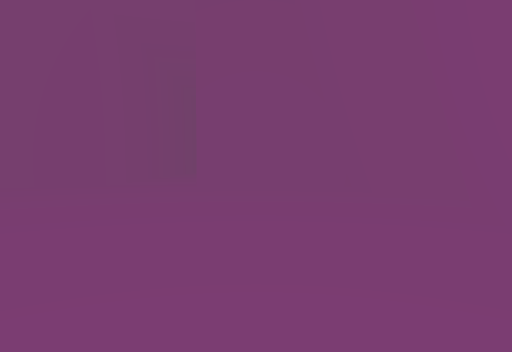
[1] (above)

16 first-person views from a walk through a 3-D level made in the Godot game engine. The camera is 1.3 m above the floor, tilts 2° down and sees 70° across. The floor is counted in squares, 2 m on a side. Each view is taken from the middle of a square. On the plan, view 1 faces up. The plan holds only what a view shows up to about 11 squares ahead; the rest is blank. The place goes on beyond the plan.

[2]
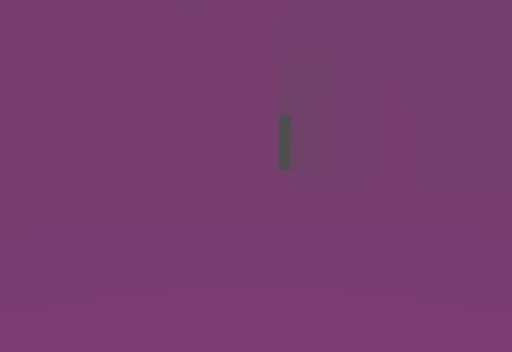

[3]
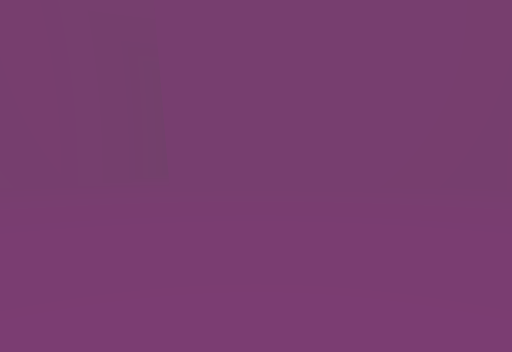

[4]
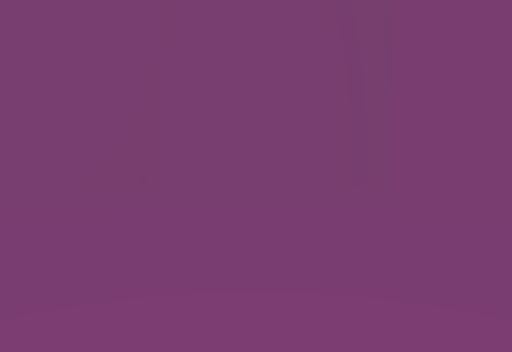

[5]
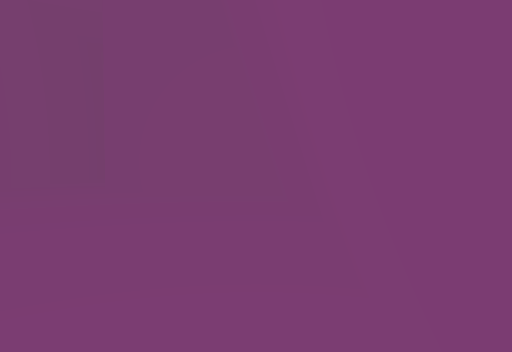

[6]
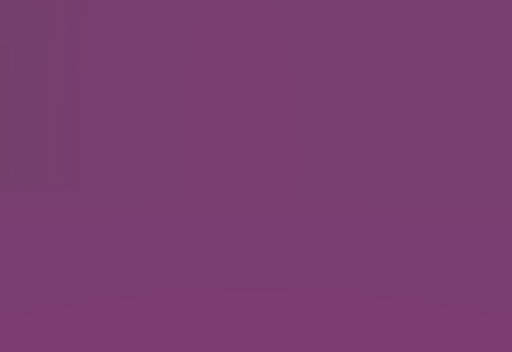

[7]
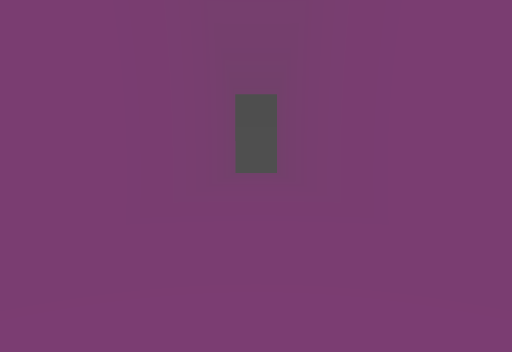

[8]
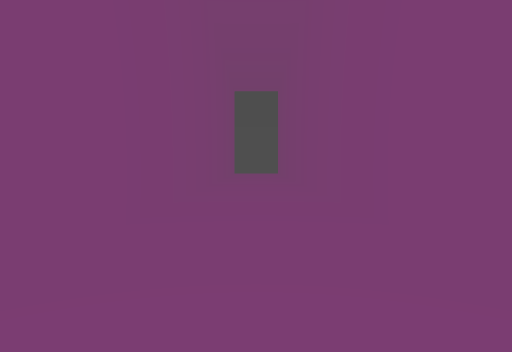

[9]
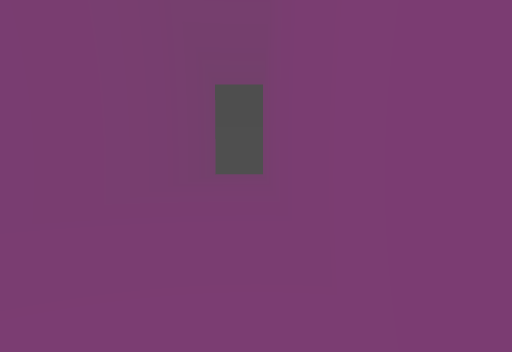

[10]
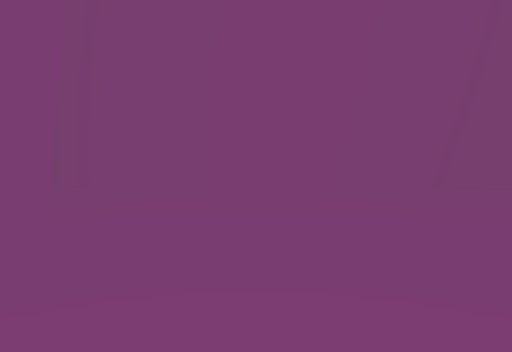

[11]
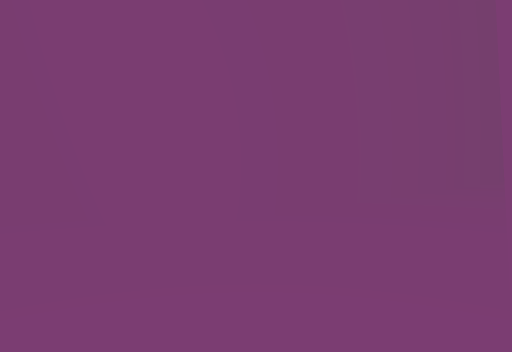

[12]
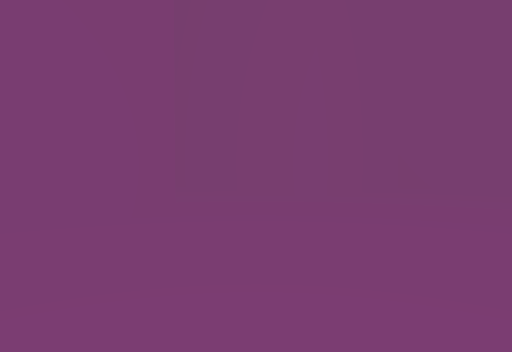

[13]
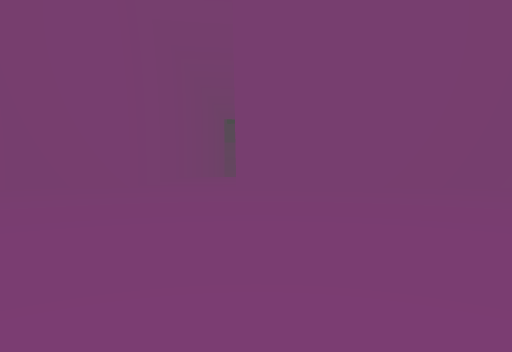

[14]
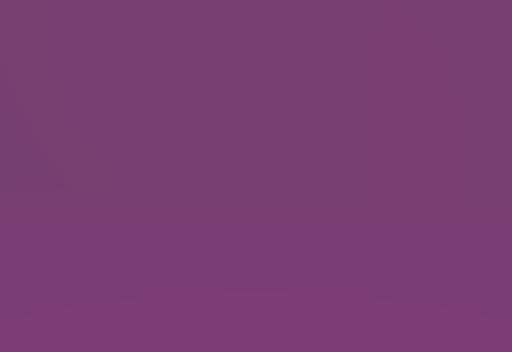

[15]
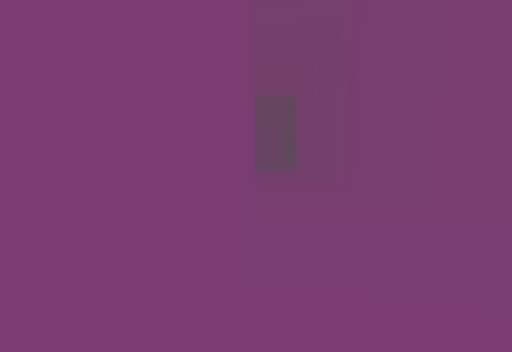

[16]
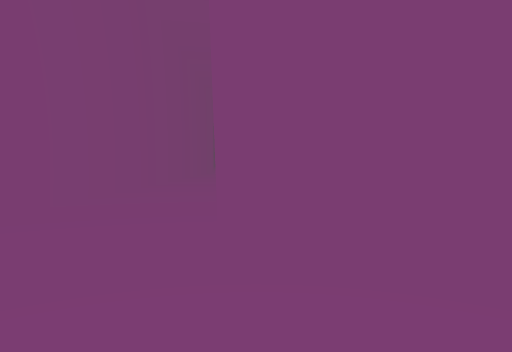

### Floor plan
Points are (right, up) in squares from view 1. A wall is a line through its corners. A room is listed if a view was taken in it or the views show most of it. See-through windows are left out.
Room 1 (views 1, 2, 3, 4, 5, 6, 7, 8, 9, 10, 11, 12, 13, 14, 15, 16)
walls: (3.4, 7) (2.4, 7) (2.4, 9.8) (-1.6, 9.8) (-1.6, 21.5); (-8.3, 9.8) (-8.3, 1.4); (-8.3, -1.3) (-8.3, -4.1); (-9.5, -1.3) (-8.5, -1.3); (-4.7, -4.5) (-4.7, -8.5); (-8.5, -4.1) (-5.5, -4.1); (-1.6, -8.5) (-1.6, -4.1) (2.4, -4.1) (2.4, 4.3); (-4.4, 21.5) (-4.4, 9.8) (-8.5, 9.8)
low walls: (-8.5, 9.8) (-8.5, 1.4); (-8.5, -1.3) (-8.5, -4.1)
ways out: opening at (3.5, 5.5)

Positions as (right, up) in squares from view 1, and headings:
1: (0, 0), facing up
2: (-5, 0), facing up
3: (-7, 2), facing right
4: (-7, 1), facing down-right
5: (-8, 4), facing down
6: (-5, 6), facing up-right
7: (-3, 11), facing up
8: (-3, 12), facing up
9: (-2, 14), facing up
10: (-1, 8), facing down-right
11: (1, 4), facing up-right
12: (1, 0), facing down-left
13: (1, 2), facing left
14: (1, 8), facing left
15: (1, 7), facing right
16: (0, 4), facing right
